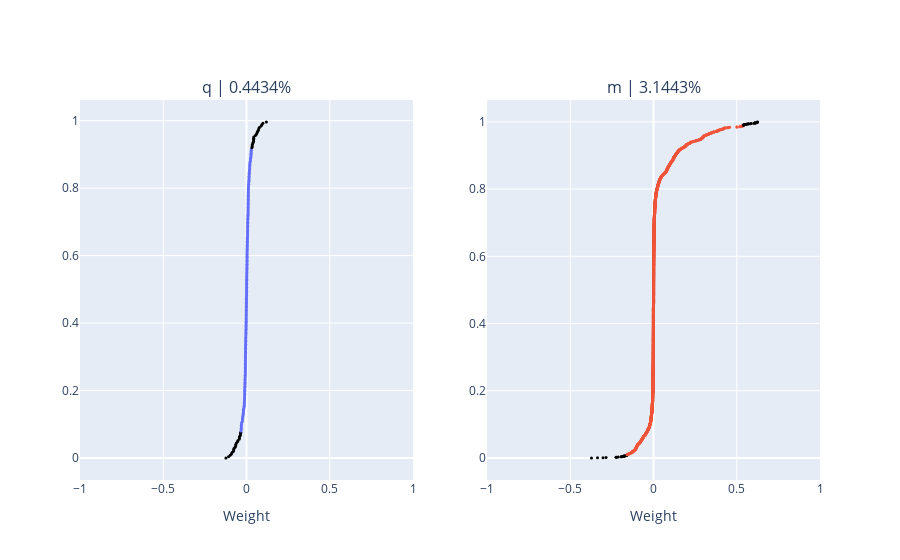

Notebook code cell kept with this figure:
### Markdown cell above
Factor Analysis

### Code cell
top = 20
col = 'Factor6'

fig = make_subplots(rows=1, cols=2, subplot_titles=[f'q | {round(explVar.loc[col]["q"],4)}%', f'm | {round(explVar.loc[col]["m"],4)}%'])
fig.add_trace(go.Scatter(
    y=np.arange(wq.shape[0])/wq.shape[0],
    x=sorted(wq[col].to_numpy()),
    mode='markers',
    marker_size=3,
    marker_color=top*['black'] + (wq.shape[0]-2*top)*[palette[0]] + top*['black'],
    showlegend=False
), row=1, col=1)

fig.add_trace(go.Scatter(
    y=np.arange(wm.shape[0])/wm.shape[0],
    x=sorted(wm[col].to_numpy()),
    mode='markers',
    marker_size=3,
    marker_color=top*['black'] + (wm.shape[0]-2*top)*[palette[1]] + top*['black'],
    showlegend=False
), row=1, col=2)

fig.update_xaxes(range=(-1,1), title='Weight')
fig.show()

w_all = {}
for df, omic, xi in [(wq, 'q', xqi), (wm, 'm', xmi)]:
    fig = make_subplots(rows=1, cols=2, subplot_titles=['Negative', 'Positive'], horizontal_spacing=0.15)

    tmp = df.sort_values(col, ascending=False)[col]
    w_all[omic] = tmp
    topup = tmp[:top]
    topdo = tmp[-top:]

    fig.add_trace(go.Bar(
        y=topup.index[::-1],
        x=topup.values[::-1],
        orientation='h',
        width=0.1, showlegend=False
    ), row=1, col=2)

    fig.add_trace(go.Bar(
        y=topdo.index,
        x=topdo.values,
        orientation='h',
        width=0.1, showlegend=False
    ), row=1, col=1)
    fig.update_xaxes(range=(-1,1), title='Weight')
    fig.update_layout(height=400+15*top, title=omic)
    #fig.show()

    #sns.clustermap(xi.loc[:, topup.index.tolist()+topdo.index.tolist()].T, cmap='vlag', figsize=(12,6), center=0, vmin=-3, vmax=3)

### Figure 1 — Plotly figure (JSON) as saved in the notebook; plotly's stock layout.template omitted (floating-point values rounded to 4 significant figures; data arrays with more than 128 entries replaced by an {"elided": "..."} marker saying what was removed)
{"data": [{"marker": {"color": {"elided": "249 str values"}, "size": 3}, "mode": "markers", "showlegend": false, "type": "scatter", "x": {"elided": "249 float values"}, "xaxis": "x", "y": {"elided": "249 float values"}, "yaxis": "y"}, {"marker": {"color": {"elided": "2062 str values"}, "size": 3}, "mode": "markers", "showlegend": false, "type": "scatter", "x": {"elided": "2062 float values"}, "xaxis": "x2", "y": {"elided": "2062 float values"}, "yaxis": "y2"}], "layout": {"annotations": [{"font": {"size": 16}, "showarrow": false, "text": "q | 0.4434%", "x": 0.225, "xanchor": "center", "xref": "paper", "y": 1, "yanchor": "bottom", "yref": "paper"}, {"font": {"size": 16}, "showarrow": false, "text": "m | 3.1443%", "x": 0.775, "xanchor": "center", "xref": "paper", "y": 1, "yanchor": "bottom", "yref": "paper"}], "xaxis": {"anchor": "y", "domain": [0, 0.45], "range": [-1, 1], "title": {"text": "Weight"}}, "xaxis2": {"anchor": "y2", "domain": [0.55, 1], "range": [-1, 1], "title": {"text": "Weight"}}, "yaxis": {"anchor": "x", "domain": [0, 1]}, "yaxis2": {"anchor": "x2", "domain": [0, 1]}}}
